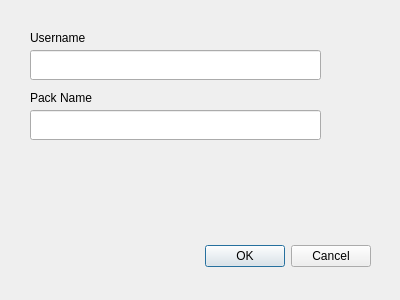
<?xml version="1.0" encoding="UTF-8"?>
<ui version="4.0">
 <class>existing_pack_dialog</class>
 <widget class="QDialog" name="existing_pack_dialog">
  <property name="geometry">
   <rect>
    <x>0</x>
    <y>0</y>
    <width>400</width>
    <height>300</height>
   </rect>
  </property>
  <property name="windowTitle">
   <string>Dialog</string>
  </property>
  <widget class="QDialogButtonBox" name="buttonBox">
   <property name="geometry">
    <rect>
     <x>30</x>
     <y>240</y>
     <width>341</width>
     <height>32</height>
    </rect>
   </property>
   <property name="orientation">
    <enum>Qt::Horizontal</enum>
   </property>
   <property name="standardButtons">
    <set>QDialogButtonBox::Cancel|QDialogButtonBox::Ok</set>
   </property>
  </widget>
  <widget class="QLineEdit" name="username_lineEdit">
   <property name="geometry">
    <rect>
     <x>30</x>
     <y>50</y>
     <width>291</width>
     <height>30</height>
    </rect>
   </property>
  </widget>
  <widget class="QLineEdit" name="pack_name_lineEdit">
   <property name="geometry">
    <rect>
     <x>30</x>
     <y>110</y>
     <width>291</width>
     <height>30</height>
    </rect>
   </property>
  </widget>
  <widget class="QLabel" name="username_label">
   <property name="geometry">
    <rect>
     <x>30</x>
     <y>30</y>
     <width>191</width>
     <height>16</height>
    </rect>
   </property>
   <property name="text">
    <string>Username</string>
   </property>
  </widget>
  <widget class="QLabel" name="pack_name_label">
   <property name="geometry">
    <rect>
     <x>30</x>
     <y>90</y>
     <width>191</width>
     <height>16</height>
    </rect>
   </property>
   <property name="text">
    <string>Pack Name </string>
   </property>
  </widget>
 </widget>
 <resources/>
 <connections>
  <connection>
   <sender>buttonBox</sender>
   <signal>accepted()</signal>
   <receiver>existing_pack_dialog</receiver>
   <slot>accept()</slot>
   <hints>
    <hint type="sourcelabel">
     <x>248</x>
     <y>254</y>
    </hint>
    <hint type="destinationlabel">
     <x>157</x>
     <y>274</y>
    </hint>
   </hints>
  </connection>
  <connection>
   <sender>buttonBox</sender>
   <signal>rejected()</signal>
   <receiver>existing_pack_dialog</receiver>
   <slot>reject()</slot>
   <hints>
    <hint type="sourcelabel">
     <x>316</x>
     <y>260</y>
    </hint>
    <hint type="destinationlabel">
     <x>286</x>
     <y>274</y>
    </hint>
   </hints>
  </connection>
 </connections>
</ui>
